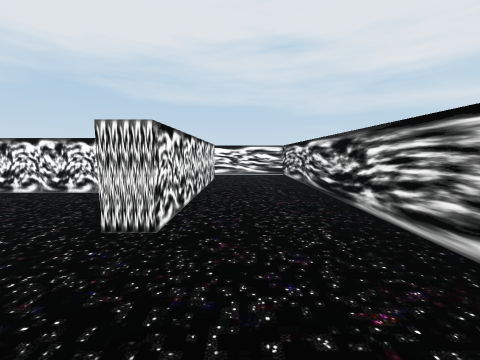
View 1 (above)

24 first-person views from a walk through a scene from a Unity 3-D project. The camera is 1.4 m above the floor, tilts 6° down and sees 90° across. The floor is counted in squares, 2 m on a side. Each view is taken from the middle of a square. On the plan, view 1 faces up. The plan holds only what a view shows up to about 9 squares ahead; the rest is blank. The player is left out.

View 2
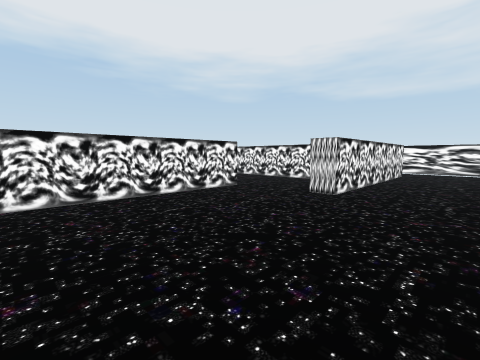

View 3
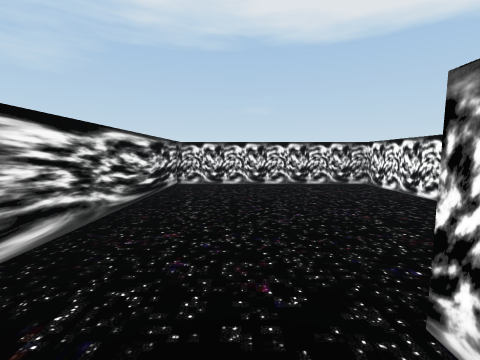

View 4
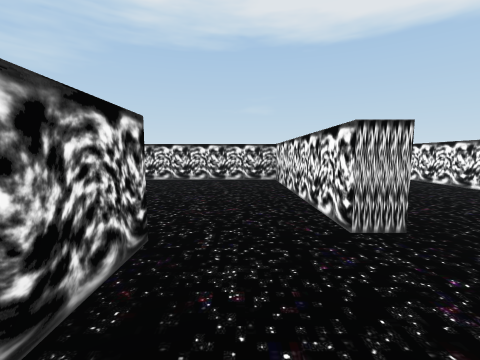

View 5
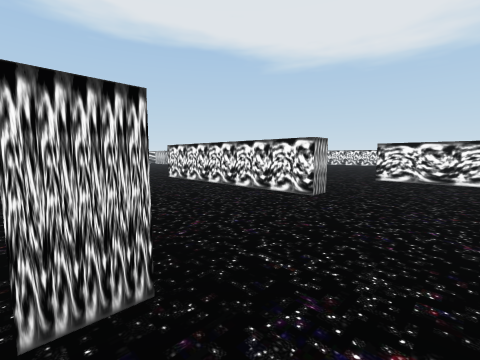

View 6
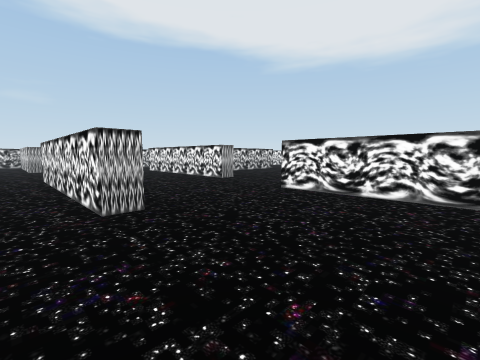

View 7
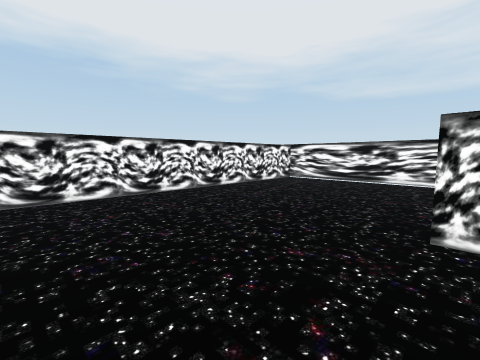

View 8
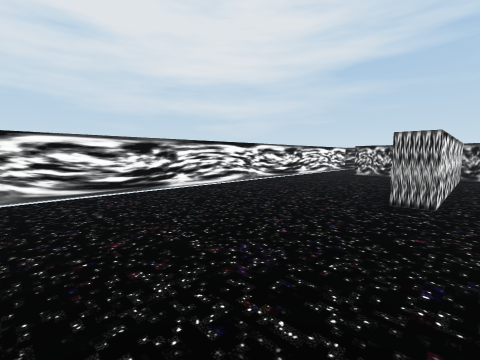

View 9
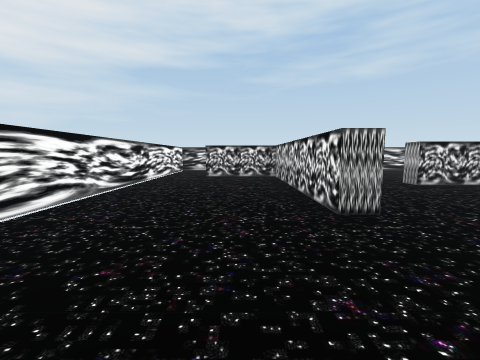

View 10
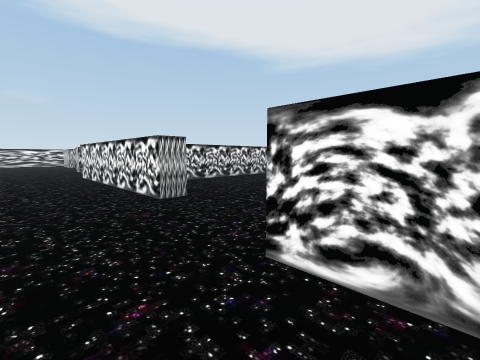

View 11
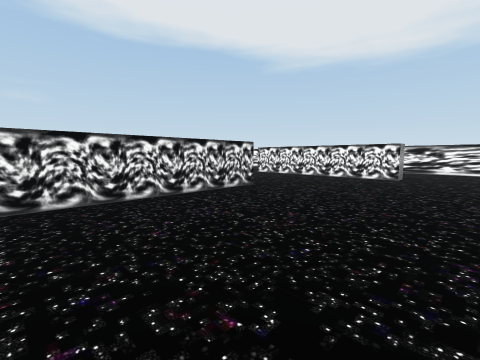

View 12
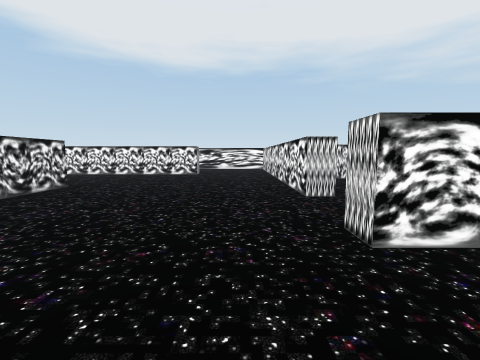

View 13
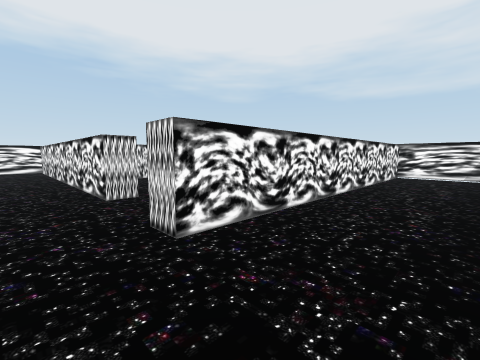

View 14
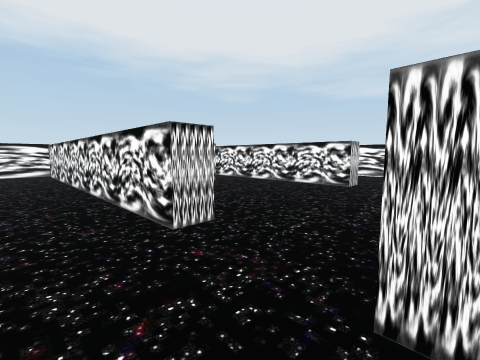

View 15
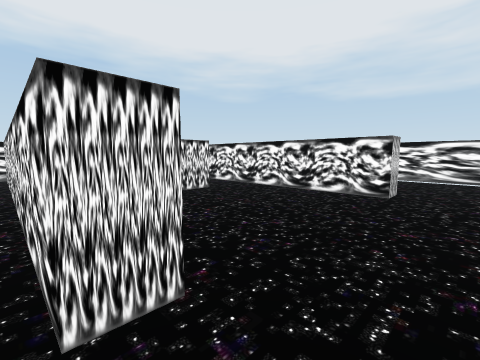

View 16
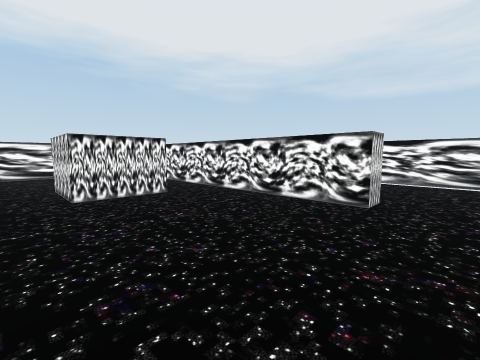

View 17
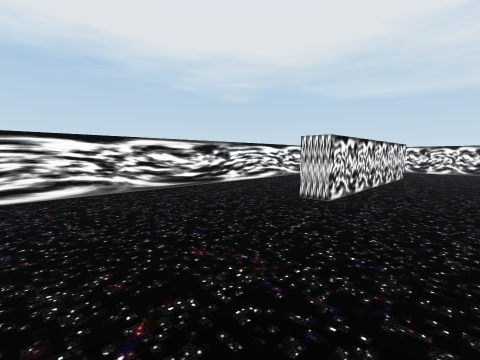

View 18
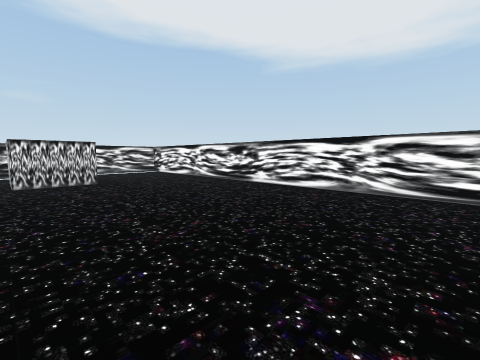

View 19
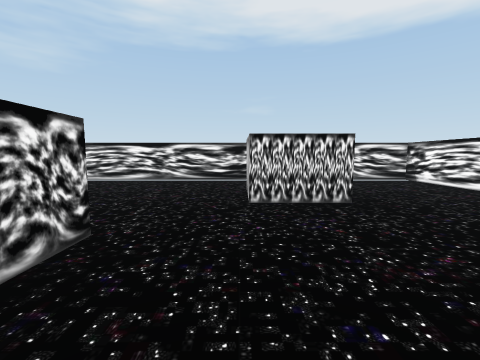

View 20
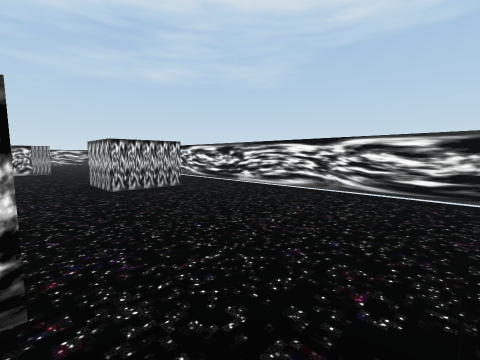

View 21
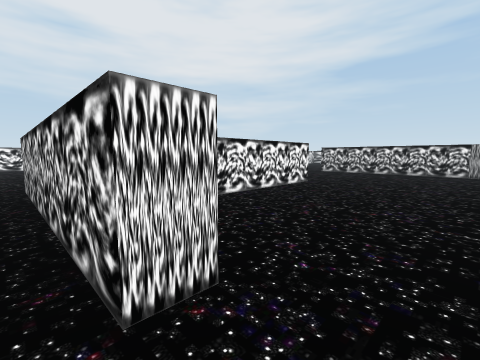

View 22
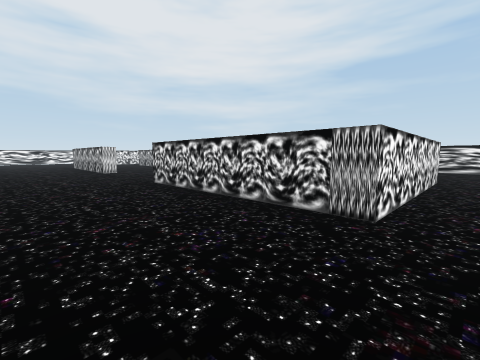

View 23
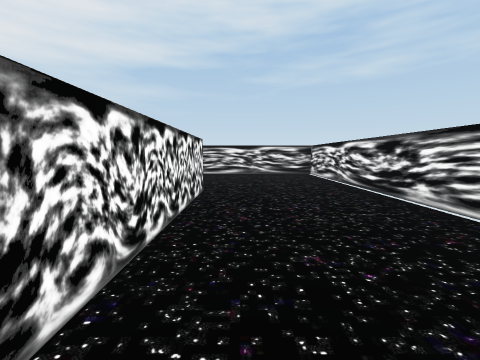

View 24
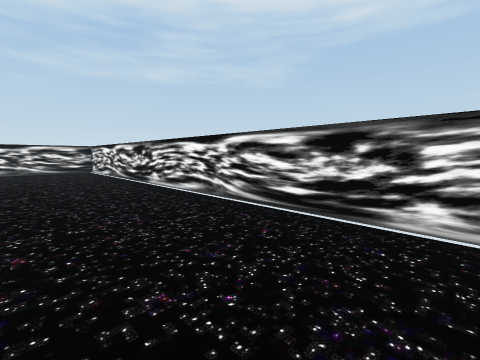

### Floor plan
Points are (right, up) in squares from view 1. A wall is a line through its corners. A room is listed if a view was taken in it or the views show most of it. See-through windows are left out.
Room 1 (views 1, 2, 3)
walls: (-3, 0.4) (-3, -2.7) (1.5, -2.7) (1.5, 8.5) (-1.5, 8.5); (-0.7, 7.1) (-0.7, 2.1) (-1.3, 2.1)
ways out: opening at (-1.3, 1) to room 2; opening at (-1, 8) to room 2
Room 2 (views 4, 5, 6, 7, 8, 9, 10, 17, 19, 20, 21, 22, 23, 24)
walls: (-11.1, -9.8) (-14.4, -9.8); (-10.8, -1.5) (-10.8, -6.6); (-7.4, 1) (-6.8, 1) (-6.8, -3.9); (-16.1, -12) (-16.7, -12) (-16.7, -7); (-13.1, -15) (-13.1, -13.4) (-11.6, -13.4); (-3.5, 0.4) (-3.5, 1.9) (-3, 1.9) (-3, 0.4); (-2.2, -13.3) (-7.3, -13.3) (-7.3, -8.1); (-19.6, -6.5) (-20.1, -6.5); (-1.3, 2.1) (-1.3, 4.4) (-6.2, 4.4) (-6.2, 4.8) (-1.3, 4.8) (-1.3, 7.1); (-19.8, -13.4) (-18.1, -13.4) (-18.1, -14.9); (-18.2, -16.5) (1.5, -16.5) (1.5, -12.6); (-20.5, 1) (-22.5, 1) (-22.5, -16.5) (-20.4, -16.5); (-1.5, 8.5) (-10.3, 8.5) (-10.3, 1)
ways out: opening at (-1.3, 1) to room 1; opening at (-1, 8) to room 1; opening at (-20, -0.5) to room 3; opening at (-18.5, -6.5) to room 3; opening at (-11, -0.5) to room 3; opening at (-10.5, -7.5)
Room 3 (views 11, 12, 13, 14, 18)
walls: (-15, 1) (-20.5, 1); (-16.2, -3.8) (-11.9, -3.8); (-11.4, -1.5) (-10.8, -1.5); (-20.1, -1.5) (-19.6, -1.5) (-19.6, -6.5); (-10.9, 8.5) (-12.7, 8.5) (-12.7, 1) (-13.2, 1)
ways out: opening at (-20, -0.5) to room 2; opening at (-18.5, -6.5) to room 2; opening at (-11, -0.5) to room 2; opening at (-14, 1) to room 4; opening at (-16.5, -5.5)
Room 4 (views 15, 16)
walls: (-15, 1.6) (-15, 1); (-18.1, 4.2) (-18.1, 2.7); (-15, 5.4) (-18.4, 5.4)
ways out: opening at (-14, 1) to room 3; opening at (-19, 2); opening at (-19, 5); opening at (-14, 6)

Where each view was taken, in squares from view 1:
view 1: 0 up, 0 right, facing up
view 2: 2 down, 1 right, facing up-left
view 3: 3 up, 0 right, facing down
view 4: 4 up, 2 left, facing down
view 5: 3 up, 3 left, facing down-left
view 6: 4 up, 6 left, facing down-left
view 7: 2 up, 6 left, facing up-left
view 8: 4 up, 10 left, facing up-right
view 9: 6 up, 9 left, facing right
view 10: 2 up, 9 left, facing down-left
view 11: 0 up, 12 left, facing down-left
view 12: 0 up, 11 left, facing left
view 13: 0 up, 11 left, facing up-left
view 14: 0 up, 13 left, facing up-left
view 15: 1 up, 14 left, facing up-left
view 16: 2 up, 14 left, facing up-left
view 17: 10 down, 18 left, facing up-left
view 18: 7 down, 18 left, facing down-left
view 19: 10 down, 18 left, facing down
view 20: 12 down, 18 left, facing down-right
view 21: 13 down, 17 left, facing up-right
view 22: 14 down, 10 left, facing up-right
view 23: 14 down, 7 left, facing right
view 24: 14 down, 9 left, facing down-right
